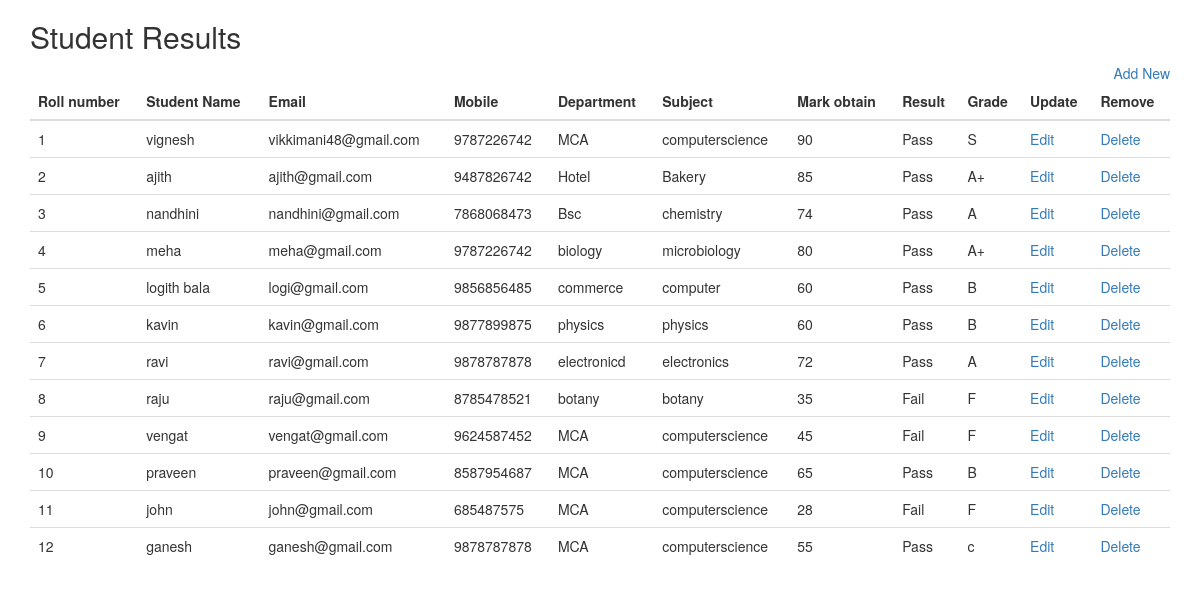
The page / on the database its author committed.
### tables this page shows
CREATE TABLE `student` (
  `id` int(5) NOT NULL,
  `rollno` int(6) NOT NULL,
  `name` varchar(250) NOT NULL,
  `email` varchar(250) NOT NULL,
  `mobile` varchar(250) NOT NULL,
  `dept` varchar(250) NOT NULL
);

CREATE TABLE `result` (
  `id` int(11) NOT NULL,
  `rollno` int(11) NOT NULL,
  `subject` varchar(250) NOT NULL,
  `totalmark` int(11) NOT NULL,
  `markobtain` int(11) NOT NULL,
  `result` tinyint(1) NOT NULL,
  `grade` varchar(250) NOT NULL
);

### index.php (the view, shortened to what this page needs)
<?php
	include 'connection.php';
	$query="SELECT *, r.id as rid  FROM student s INNER JOIN result r ON s.rollno = r.rollno";
	$result=$connection->query($query);
	?>
	<!DOCTYPE html>
<html lang="en">
<head>
  <link rel="stylesheet" href="https://maxcdn.bootstrapcdn.com/bootstrap/3.4.1/css/bootstrap.min.css">
</head>
<body>
<div class="container">
  <h2>Student Results</h2>
  <a style="float: right;" href="add.php">Add New</a>
    <table class="table table-hover">
    <thead>
      <tr>
        <th>Roll number</th>
		<th>Student Name</th>
        <th>Email</th>
        <th>Mobile</th>
        <th>Department</th>
        <th>Subject</th>
        <th>Mark obtain</th>
        <th>Result</th>
        <th>Grade</th>
        <th>Update</th>
        <th>Remove</th>
      </tr>
    </thead>
    <tbody>
    	<?php
    	while( $row=$result->fetch_assoc())
		{
		?>
	<tr>
		<td><?php echo $row['rollno']; ?></td>
		<td><?php echo $row['name']; ?></td>
		<td><?php echo $row['email']; ?></td>
		<td><?php echo $row['mobile']; ?></td>
		<td><?php echo $row['dept']; ?></td>
		<td><?php echo $row['subject']; ?></td>
		<td><?php echo $row['markobtain']; ?></td>
		<td><?php
    if ($row['result']==1) {
      echo "Pass";
    }else{
      echo "Fail";
    }
    ?>
    </td>
		<td><?php echo $row['grade']; ?></td>
		<td><?php echo '<a href="update.php?rollno='.$row['rid'].'">Edit</a>';?></td>
		<td><?php echo '<a href="delete.php?rollno='.$row['rollno'].'&delete=rollno">Delete</a>';?></td>
	</tr>
	<?php
	}
	?>
	</tbody>
  </table>
</div>
</body>
</html>

### rows shown on the page
student: result.rollno "1", name "vignesh", email "vikkimani48@gmail.com", mobile "9787226742", dept "MCA", result.subject "computerscience", result.markobtain "90", shows "Pass", result.grade "S"
student: result.rollno "2", name "ajith", email "ajith@gmail.com", mobile "9487826742", dept "Hotel", result.subject "Bakery", result.markobtain "85", shows "Pass", result.grade "A+"
student: result.rollno "3", name "nandhini", email "nandhini@gmail.com", mobile "7868068473", dept "Bsc", result.subject "chemistry", result.markobtain "74", shows "Pass", result.grade "A"
student: result.rollno "4", name "meha", email "meha@gmail.com", mobile "9787226742", dept "biology", result.subject "microbiology", result.markobtain "80", shows "Pass", result.grade "A+"
student: result.rollno "5", name "logith bala", email "logi@gmail.com", mobile "9856856485", dept "commerce", result.subject "computer", result.markobtain "60", shows "Pass", result.grade "B"
student: result.rollno "6", name "kavin", email "kavin@gmail.com", mobile "9877899875", dept "physics", result.subject "physics", result.markobtain "60", shows "Pass", result.grade "B"
student: result.rollno "7", name "ravi", email "ravi@gmail.com", mobile "9878787878", dept "electronicd", result.subject "electronics", result.markobtain "72", shows "Pass", result.grade "A"
student: result.rollno "8", name "raju", email "raju@gmail.com", mobile "8785478521", dept "botany", result.subject "botany", result.markobtain "35", shows "Fail", result.grade "F"
student: result.rollno "9", name "vengat", email "vengat@gmail.com", mobile "9624587452", dept "MCA", result.subject "computerscience", result.markobtain "45", shows "Fail", result.grade "F"
student: result.rollno "10", name "praveen", email "praveen@gmail.com", mobile "8587954687", dept "MCA", result.subject "computerscience", result.markobtain "65", shows "Pass", result.grade "B"
student: result.rollno "11", name "john", email "john@gmail.com", mobile "685487575", dept "MCA", result.subject "computerscience", result.markobtain "28", shows "Fail", result.grade "F"
student: result.rollno "12", name "ganesh", email "ganesh@gmail.com", mobile "9878787878", dept "MCA", result.subject "computerscience", result.markobtain "55", shows "Pass", result.grade "c"
